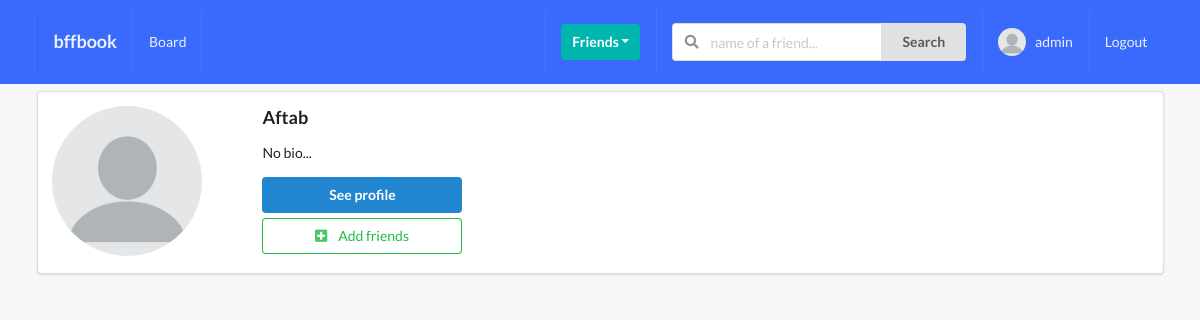
Page /profiles/ (signed in) on the committed database.
### profiles/models.py (models this page shows, shortened)
class Profile(models.Model):
    first_name = models.CharField(max_length=200, blank=True)
    last_name = models.CharField(max_length=200, blank=True)
    user = models.OneToOneField(User, on_delete=models.CASCADE)
    bio = models.TextField(default="No bio...", max_length=300)
    email = models.EmailField(blank=True)
    country = models.CharField(max_length=200, blank=True)
    avatar = models.ImageField(default="avatar.png", upload_to="avatars/")
    friends = models.ManyToManyField(User, related_name="friends", blank=True)
    slug = models.SlugField(unique=True, blank=True)
    created = models.DateTimeField(auto_now_add=True)
    updated = models.DateTimeField(auto_now=True)
    objects = ProfileManager()
    def get_absolute_url(self):
        return reverse("profiles:profile-detail-view", kwargs={"slug": self.slug})
    __initial_first_name = None
    __initial_last_name = None
    def __init__(self, *args, **kwargs):
        super().__init__(*args, **kwargs)
        self.__initial_first_name = self.first_name
        self.__initial_last_name = self.last_name

### profiles/views.py (the view)
# urls.py: path("", ProfileListView.as_view(), name="all-profiles-view"),
class ProfileListView(LoginRequiredMixin, ListView):
    def get_queryset(self):
        return Profile.objects.get_all_profiles(self.request.user)
    context_object_name = "qs"
    template_name = "profiles/profiles_list.html"
    def get_context_data(self, **kwargs):
        context = super().get_context_data(**kwargs)
        user = User.objects.get(username__iexact=self.request.user)
        profile = Profile.objects.get(user=user)
        rel_r = Relationship.objects.filter(sender=profile)
        rel_s = Relationship.objects.filter(reciever=profile)
        rel_reciver = []
        rel_sender = []
        for item in rel_r:
            rel_reciver.append(item.reciever.user)
        for item in rel_s:
            rel_sender.append(item.sender.user)
        context["rel_reciver"] = rel_reciver
        context["rel_sender"] = rel_sender
        context["is_empty"] = False
        if len(self.get_queryset()) == 0:
            context["is_empty"] = True
        return context

### profiles/context_processors.py (called while the page is built)
def profile_pic(request):
    if request.user.is_authenticated:
        profile_obj = Profile.objects.get(user=request.user)
        pic = profile_obj.avatar
        return {"picture": pic}
    return {}

def invitations_recieved_no(request):
    if request.user.is_authenticated:
        profile_obj = Profile.objects.get(user=request.user)
        qs_count = Relationship.objects.invitations_recieved(profile_obj).count()
        return {"invites_num": qs_count}
    return {}

### profiles/models.py (called while the page is built)
    def get_all_profiles(self, me):
        profiles = Profile.objects.all().exclude(user=me)
        return profiles

    def invitations_recieved(self, reciever):
        qs = Relationship.objects.filter(reciever=reciever, status="send")
        return qs

### profiles/templates/profiles/profiles_list.html (shortened to what this page needs)
{% extends 'base.html' %}
{% block content %}
    {% if is_empty %}
        <h2>No profiles to interact with</h2>
    {% else %}
        {% for item in qs %}
            <div class="ui segment">
                <div class="ui grid">
                    <div class="row">
                        <div class="three wide column">
                            <img class="ui small circular image" src={{ item.avatar.url }} />
                        </div>
                        <div class="thirteen wide column">
                            <h3>{{ item.user }}</h3>
                            <p>{{ item.bio }}</p>
                            <a href={{item.get_absolute_url}}>
                                <button class="ui button primary mb-5 w-big">See profile</button>
                            <br>
                            {% if item.user not in rel_reciver and item.user not in rel_sender %}
                               <form action={% url 'profiles:send-invite-view' %} method="post">
                                    <button class='ui positive basic button mb-5 w-big' type="submit">
                                        <i class='plus square icon'></i>
                                        Add friends
                                    </button>
                                </form>
                            {% endif %}
                    </div>
                    </div>
                </div>
            </div>
        {% endfor %}
    {% endif %}
{% endblock content %}

### templates/main/navbar.html (shortened to what this page needs)
{% url 'home-view' as path_to_home %}
{% url 'posts:main-post-view' as path_to_posts %}
{% url 'profiles:my-profile-view' as path_to_my_profile %}
<div class="ui inverted menu nav mb-7">
  <div class="ui container">
    <a href="{{path_to_home}}" class="{% if request.path == path_to_home %}active{% endif %} item">
        <h3>bffbook</h3>
    </a>
    {% if request.user.is_authenticated %}
    <a href="{{path_to_posts}}" class="{% if request.path == path_to_posts %}active{% endif %} item">
        Board
    </a>
    {% endif %}
    <div class="right menu">
        {% if request.user.is_authenticated %}
        <div class="item">
            <div class="ui floating dropdown icon button teal"> Friends
                <i class="dropdown icon"></i>
             </div>
        </div>
             <div class="item">
              <form action="" method="GET">
                <div class="ui action left icon input">
                <input class="prompt" type="text" name='q' placeholder="name of a friend...">
                <button type='submit' class="ui button">Search</button>
                </div>
            </form>
            </div>
            <a href="{{path_to_my_profile}}" class="{% if request.path == path_to_my_profile %}active{% endif %} item">
                <img src={{picture.url}} class="ui avatar image">&nbsp;
                 {{ request.user }}
            </a>
            <a href={% url 'account_logout' %} class="ui item">
                Logout
            </a>
        {% else %}
        <a href={% url 'account_login' %} class="ui item">
                Login
            </a>
        {% endif %}
    </div>
  </div>
</div>

### static_project/style.css (style rules this page uses)
body { background: #F8F8F8 !important; }
.nav { border-radius: 0px !important; padding: 10px 0 10px 0 !important; background-color: #396afc !important; }
.mb-7 { margin-bottom: 7px !important; }
.mb-5 { margin-bottom: 5px !important; }
.w-big { width: 200px !important; }

### rows in the picture
Profile: avatar (placeholder picture), user "Aftab", bio "No bio..."

### other values in the picture
{{ request.user }} "admin"
